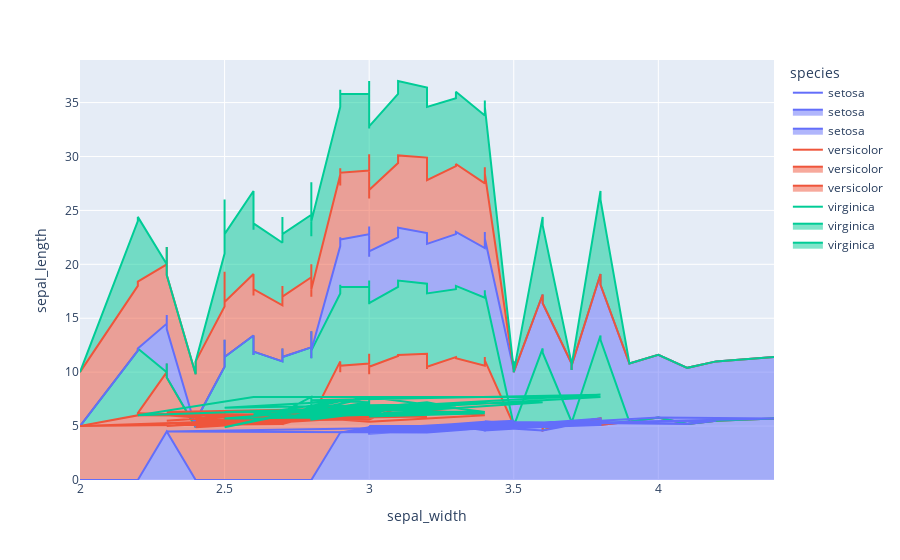

The cell this chart's notebook holds for it:
### Code cell
fig1 = px.line(df, x="sepal_width", y="sepal_length", color="species")
fig2 = px.area(df, x="sepal_width", y="sepal_length", color="species").add_traces(fig1.data)
fig3 = px.area(df, x="sepal_width", y="sepal_length", color="species").add_traces(fig2.data)
fig3.show()

### Figure 1 — Plotly figure (JSON) as saved in the notebook; plotly's stock layout.template omitted (floating-point values rounded to 4 significant figures)
{"data": [{"fillpattern": {"shape": ""}, "hovertemplate": "species=setosa<br>sepal_width=%{x}<br>sepal_length=%{y}<extra></extra>", "legendgroup": "setosa", "line": {"color": "#636efa"}, "marker": {"symbol": "circle"}, "mode": "lines", "name": "setosa", "orientation": "v", "showlegend": true, "stackgroup": "1", "type": "scatter", "x": [3.5, 3, 3.2, 3.1, 3.6, 3.9, 3.4, 3.4, 2.9, 3.1, 3.7, 3.4, 3, 3, 4, 4.4, 3.9, 3.5, 3.8, 3.8, 3.4, 3.7, 3.6, 3.3, 3.4, 3, 3.4, 3.5, 3.4, 3.2, 3.1, 3.4, 4.1, 4.2, 3.1, 3.2, 3.5, 3.1, 3, 3.4, 3.5, 2.3, 3.2, 3.5, 3.8, 3, 3.8, 3.2, 3.7, 3.3], "xaxis": "x", "y": [5.1, 4.9, 4.7, 4.6, 5, 5.4, 4.6, 5, 4.4, 4.9, 5.4, 4.8, 4.8, 4.3, 5.8, 5.7, 5.4, 5.1, 5.7, 5.1, 5.4, 5.1, 4.6, 5.1, 4.8, 5, 5, 5.2, 5.2, 4.7, 4.8, 5.4, 5.2, 5.5, 4.9, 5, 5.5, 4.9, 4.4, 5.1, 5, 4.5, 4.4, 5, 5.1, 4.8, 5.1, 4.6, 5.3, 5], "yaxis": "y"}, {"fillpattern": {"shape": ""}, "hovertemplate": "species=versicolor<br>sepal_width=%{x}<br>sepal_length=%{y}<extra></extra>", "legendgroup": "versicolor", "line": {"color": "#EF553B"}, "marker": {"symbol": "circle"}, "mode": "lines", "name": "versicolor", "orientation": "v", "showlegend": true, "stackgroup": "1", "type": "scatter", "x": [3.2, 3.2, 3.1, 2.3, 2.8, 2.8, 3.3, 2.4, 2.9, 2.7, 2, 3, 2.2, 2.9, 2.9, 3.1, 3, 2.7, 2.2, 2.5, 3.2, 2.8, 2.5, 2.8, 2.9, 3, 2.8, 3, 2.9, 2.6, 2.4, 2.4, 2.7, 2.7, 3, 3.4, 3.1, 2.3, 3, 2.5, 2.6, 3, 2.6, 2.3, 2.7, 3, 2.9, 2.9, 2.5, 2.8], "xaxis": "x", "y": [7, 6.4, 6.9, 5.5, 6.5, 5.7, 6.3, 4.9, 6.6, 5.2, 5, 5.9, 6, 6.1, 5.6, 6.7, 5.6, 5.8, 6.2, 5.6, 5.9, 6.1, 6.3, 6.1, 6.4, 6.6, 6.8, 6.7, 6, 5.7, 5.5, 5.5, 5.8, 6, 5.4, 6, 6.7, 6.3, 5.6, 5.5, 5.5, 6.1, 5.8, 5, 5.6, 5.7, 5.7, 6.2, 5.1, 5.7], "yaxis": "y"}, {"fillpattern": {"shape": ""}, "hovertemplate": "species=virginica<br>sepal_width=%{x}<br>sepal_length=%{y}<extra></extra>", "legendgroup": "virginica", "line": {"color": "#00cc96"}, "marker": {"symbol": "circle"}, "mode": "lines", "name": "virginica", "orientation": "v", "showlegend": true, "stackgroup": "1", "type": "scatter", "x": [3.3, 2.7, 3, 2.9, 3, 3, 2.5, 2.9, 2.5, 3.6, 3.2, 2.7, 3, 2.5, 2.8, 3.2, 3, 3.8, 2.6, 2.2, 3.2, 2.8, 2.8, 2.7, 3.3, 3.2, 2.8, 3, 2.8, 3, 2.8, 3.8, 2.8, 2.8, 2.6, 3, 3.4, 3.1, 3, 3.1, 3.1, 3.1, 2.7, 3.2, 3.3, 3, 2.5, 3, 3.4, 3], "xaxis": "x", "y": [6.3, 5.8, 7.1, 6.3, 6.5, 7.6, 4.9, 7.3, 6.7, 7.2, 6.5, 6.4, 6.8, 5.7, 5.8, 6.4, 6.5, 7.7, 7.7, 6, 6.9, 5.6, 7.7, 6.3, 6.7, 7.2, 6.2, 6.1, 6.4, 7.2, 7.4, 7.9, 6.4, 6.3, 6.1, 7.7, 6.3, 6.4, 6, 6.9, 6.7, 6.9, 5.8, 6.8, 6.7, 6.7, 6.3, 6.5, 6.2, 5.9], "yaxis": "y"}, {"fillpattern": {"shape": ""}, "hovertemplate": "species=setosa<br>sepal_width=%{x}<br>sepal_length=%{y}<extra></extra>", "legendgroup": "setosa", "line": {"color": "#636efa"}, "marker": {"symbol": "circle"}, "mode": "lines", "name": "setosa", "orientation": "v", "showlegend": true, "stackgroup": "1", "type": "scatter", "x": [3.5, 3, 3.2, 3.1, 3.6, 3.9, 3.4, 3.4, 2.9, 3.1, 3.7, 3.4, 3, 3, 4, 4.4, 3.9, 3.5, 3.8, 3.8, 3.4, 3.7, 3.6, 3.3, 3.4, 3, 3.4, 3.5, 3.4, 3.2, 3.1, 3.4, 4.1, 4.2, 3.1, 3.2, 3.5, 3.1, 3, 3.4, 3.5, 2.3, 3.2, 3.5, 3.8, 3, 3.8, 3.2, 3.7, 3.3], "xaxis": "x", "y": [5.1, 4.9, 4.7, 4.6, 5, 5.4, 4.6, 5, 4.4, 4.9, 5.4, 4.8, 4.8, 4.3, 5.8, 5.7, 5.4, 5.1, 5.7, 5.1, 5.4, 5.1, 4.6, 5.1, 4.8, 5, 5, 5.2, 5.2, 4.7, 4.8, 5.4, 5.2, 5.5, 4.9, 5, 5.5, 4.9, 4.4, 5.1, 5, 4.5, 4.4, 5, 5.1, 4.8, 5.1, 4.6, 5.3, 5], "yaxis": "y"}, {"fillpattern": {"shape": ""}, "hovertemplate": "species=versicolor<br>sepal_width=%{x}<br>sepal_length=%{y}<extra></extra>", "legendgroup": "versicolor", "line": {"color": "#EF553B"}, "marker": {"symbol": "circle"}, "mode": "lines", "name": "versicolor", "orientation": "v", "showlegend": true, "stackgroup": "1", "type": "scatter", "x": [3.2, 3.2, 3.1, 2.3, 2.8, 2.8, 3.3, 2.4, 2.9, 2.7, 2, 3, 2.2, 2.9, 2.9, 3.1, 3, 2.7, 2.2, 2.5, 3.2, 2.8, 2.5, 2.8, 2.9, 3, 2.8, 3, 2.9, 2.6, 2.4, 2.4, 2.7, 2.7, 3, 3.4, 3.1, 2.3, 3, 2.5, 2.6, 3, 2.6, 2.3, 2.7, 3, 2.9, 2.9, 2.5, 2.8], "xaxis": "x", "y": [7, 6.4, 6.9, 5.5, 6.5, 5.7, 6.3, 4.9, 6.6, 5.2, 5, 5.9, 6, 6.1, 5.6, 6.7, 5.6, 5.8, 6.2, 5.6, 5.9, 6.1, 6.3, 6.1, 6.4, 6.6, 6.8, 6.7, 6, 5.7, 5.5, 5.5, 5.8, 6, 5.4, 6, 6.7, 6.3, 5.6, 5.5, 5.5, 6.1, 5.8, 5, 5.6, 5.7, 5.7, 6.2, 5.1, 5.7], "yaxis": "y"}, {"fillpattern": {"shape": ""}, "hovertemplate": "species=virginica<br>sepal_width=%{x}<br>sepal_length=%{y}<extra></extra>", "legendgroup": "virginica", "line": {"color": "#00cc96"}, "marker": {"symbol": "circle"}, "mode": "lines", "name": "virginica", "orientation": "v", "showlegend": true, "stackgroup": "1", "type": "scatter", "x": [3.3, 2.7, 3, 2.9, 3, 3, 2.5, 2.9, 2.5, 3.6, 3.2, 2.7, 3, 2.5, 2.8, 3.2, 3, 3.8, 2.6, 2.2, 3.2, 2.8, 2.8, 2.7, 3.3, 3.2, 2.8, 3, 2.8, 3, 2.8, 3.8, 2.8, 2.8, 2.6, 3, 3.4, 3.1, 3, 3.1, 3.1, 3.1, 2.7, 3.2, 3.3, 3, 2.5, 3, 3.4, 3], "xaxis": "x", "y": [6.3, 5.8, 7.1, 6.3, 6.5, 7.6, 4.9, 7.3, 6.7, 7.2, 6.5, 6.4, 6.8, 5.7, 5.8, 6.4, 6.5, 7.7, 7.7, 6, 6.9, 5.6, 7.7, 6.3, 6.7, 7.2, 6.2, 6.1, 6.4, 7.2, 7.4, 7.9, 6.4, 6.3, 6.1, 7.7, 6.3, 6.4, 6, 6.9, 6.7, 6.9, 5.8, 6.8, 6.7, 6.7, 6.3, 6.5, 6.2, 5.9], "yaxis": "y"}, {"hovertemplate": "species=setosa<br>sepal_width=%{x}<br>sepal_length=%{y}<extra></extra>", "legendgroup": "setosa", "line": {"color": "#636efa", "dash": "solid"}, "marker": {"symbol": "circle"}, "mode": "lines", "name": "setosa", "orientation": "v", "showlegend": true, "type": "scatter", "x": [3.5, 3, 3.2, 3.1, 3.6, 3.9, 3.4, 3.4, 2.9, 3.1, 3.7, 3.4, 3, 3, 4, 4.4, 3.9, 3.5, 3.8, 3.8, 3.4, 3.7, 3.6, 3.3, 3.4, 3, 3.4, 3.5, 3.4, 3.2, 3.1, 3.4, 4.1, 4.2, 3.1, 3.2, 3.5, 3.1, 3, 3.4, 3.5, 2.3, 3.2, 3.5, 3.8, 3, 3.8, 3.2, 3.7, 3.3], "xaxis": "x", "y": [5.1, 4.9, 4.7, 4.6, 5, 5.4, 4.6, 5, 4.4, 4.9, 5.4, 4.8, 4.8, 4.3, 5.8, 5.7, 5.4, 5.1, 5.7, 5.1, 5.4, 5.1, 4.6, 5.1, 4.8, 5, 5, 5.2, 5.2, 4.7, 4.8, 5.4, 5.2, 5.5, 4.9, 5, 5.5, 4.9, 4.4, 5.1, 5, 4.5, 4.4, 5, 5.1, 4.8, 5.1, 4.6, 5.3, 5], "yaxis": "y"}, {"hovertemplate": "species=versicolor<br>sepal_width=%{x}<br>sepal_length=%{y}<extra></extra>", "legendgroup": "versicolor", "line": {"color": "#EF553B", "dash": "solid"}, "marker": {"symbol": "circle"}, "mode": "lines", "name": "versicolor", "orientation": "v", "showlegend": true, "type": "scatter", "x": [3.2, 3.2, 3.1, 2.3, 2.8, 2.8, 3.3, 2.4, 2.9, 2.7, 2, 3, 2.2, 2.9, 2.9, 3.1, 3, 2.7, 2.2, 2.5, 3.2, 2.8, 2.5, 2.8, 2.9, 3, 2.8, 3, 2.9, 2.6, 2.4, 2.4, 2.7, 2.7, 3, 3.4, 3.1, 2.3, 3, 2.5, 2.6, 3, 2.6, 2.3, 2.7, 3, 2.9, 2.9, 2.5, 2.8], "xaxis": "x", "y": [7, 6.4, 6.9, 5.5, 6.5, 5.7, 6.3, 4.9, 6.6, 5.2, 5, 5.9, 6, 6.1, 5.6, 6.7, 5.6, 5.8, 6.2, 5.6, 5.9, 6.1, 6.3, 6.1, 6.4, 6.6, 6.8, 6.7, 6, 5.7, 5.5, 5.5, 5.8, 6, 5.4, 6, 6.7, 6.3, 5.6, 5.5, 5.5, 6.1, 5.8, 5, 5.6, 5.7, 5.7, 6.2, 5.1, 5.7], "yaxis": "y"}, {"hovertemplate": "species=virginica<br>sepal_width=%{x}<br>sepal_length=%{y}<extra></extra>", "legendgroup": "virginica", "line": {"color": "#00cc96", "dash": "solid"}, "marker": {"symbol": "circle"}, "mode": "lines", "name": "virginica", "orientation": "v", "showlegend": true, "type": "scatter", "x": [3.3, 2.7, 3, 2.9, 3, 3, 2.5, 2.9, 2.5, 3.6, 3.2, 2.7, 3, 2.5, 2.8, 3.2, 3, 3.8, 2.6, 2.2, 3.2, 2.8, 2.8, 2.7, 3.3, 3.2, 2.8, 3, 2.8, 3, 2.8, 3.8, 2.8, 2.8, 2.6, 3, 3.4, 3.1, 3, 3.1, 3.1, 3.1, 2.7, 3.2, 3.3, 3, 2.5, 3, 3.4, 3], "xaxis": "x", "y": [6.3, 5.8, 7.1, 6.3, 6.5, 7.6, 4.9, 7.3, 6.7, 7.2, 6.5, 6.4, 6.8, 5.7, 5.8, 6.4, 6.5, 7.7, 7.7, 6, 6.9, 5.6, 7.7, 6.3, 6.7, 7.2, 6.2, 6.1, 6.4, 7.2, 7.4, 7.9, 6.4, 6.3, 6.1, 7.7, 6.3, 6.4, 6, 6.9, 6.7, 6.9, 5.8, 6.8, 6.7, 6.7, 6.3, 6.5, 6.2, 5.9], "yaxis": "y"}], "layout": {"legend": {"title": {"text": "species"}, "tracegroupgap": 0}, "margin": {"t": 60}, "xaxis": {"anchor": "y", "domain": [0, 1], "title": {"text": "sepal_width"}}, "yaxis": {"anchor": "x", "domain": [0, 1], "title": {"text": "sepal_length"}}}}
